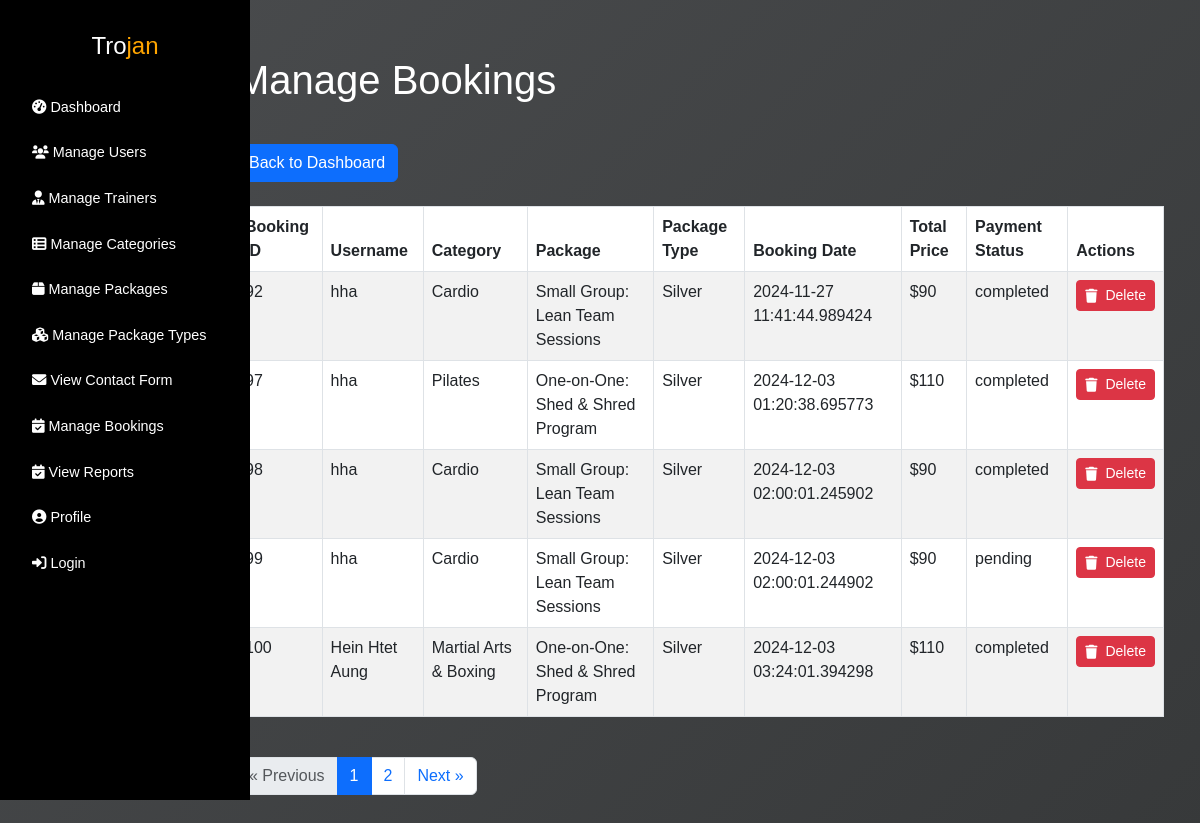
/viewbookings, run on the app's committed database.
### tables this page shows
CREATE TABLE "bookings" (
	"bookingid"	INTEGER,
	"userid"	INT,
	"categoryid"	INT,
	"categoryname"	VARCHAR(255),
	"packagesid"	INT,
	"packagename"	VARCHAR(255),
	"packagetypeid"	INT,
	"packagetypename"	VARCHAR(255),
	"booking_date"	DATETIME DEFAULT CURRENT_TIMESTAMP,
	"total_price"	DECIMAL(10, 2),
	"status"	VARCHAR(50),
	"invoice_path"	VARCHAR(255),
	"username"	VARCHAR(255),
	"payment_method"	VARCHAR(50),
	"payment_date"	DATETIME,
	"payment_amount"	DECIMAL(10, 2),
	"payment_status"	VARCHAR(20) DEFAULT 'pending',
	"trainerid"	INTEGER,
	"timeid"	INT, trainername VARCHAR(255), name TEXT NOT NULL DEFAULT '', description TEXT NOT NULL DEFAULT '',
	PRIMARY KEY("bookingid" AUTOINCREMENT),
	FOREIGN KEY("categoryid") REFERENCES "categories"("categoryid"),
	FOREIGN KEY("packagesid") REFERENCES "packages"("packagesid"),
	FOREIGN KEY("packagetypeid") REFERENCES "package_types"("packagetypeid"),
	FOREIGN KEY("timeid") REFERENCES "times"("timeid"),
	FOREIGN KEY("trainerid") REFERENCES "trainers"("trainerid"),
	FOREIGN KEY("userid") REFERENCES "users"("userid")
);

### app.py (the view)
@app.route("/viewbookings")
def viewbookings():
    adminid = session.get('adminid')
    page = request.args.get('page', 1, type=int)
    per_page = 5  # Number of records per page
    offset = (page - 1) * per_page  # Calculate the offset for the query
    connection = sqlite3.connect("Trojan.db")
    connection.row_factory = sqlite3.Row
    cursor = connection.cursor()
    cursor.execute("SELECT * FROM bookings LIMIT ? OFFSET ?", (per_page, offset))
    bookings = cursor.fetchall()
    cursor.execute("SELECT COUNT(*) FROM bookings")
    total_bookings = cursor.fetchone()[0]
    total_pages = (total_bookings // per_page) + (1 if total_bookings % per_page > 0 else 0)
    start_page = max(1, page - 1)
    end_page = min(total_pages, page + 1)
    page_range = list(range(start_page, end_page + 1))  # List of page numbers
    connection.close()
    return render_template(
        "managebookings.html",
        bookings=bookings,
        adminid=adminid,
        current_page=page,
        total_pages=total_pages,
        page_range=page_range  # Pass the page range to the template
    )

### templates/managebookings.html (shortened to what this page needs)
{% extends "layout.html" %}  {% block content %}
<div class="container mt-4">
  <h1 class="mb-4" style="color: white">Manage Bookings</h1>
  <a href="{{ url_for('admindashboard') }}" class="btn btn-primary mt-3"
    >Back to Dashboard</a
  >
  <br /><br />
  {% if bookings %}
  <div class="table-responsive">
    <table class="table table-bordered table-striped">
      <thead class="thead-dark">
        <tr>
          <th>Booking ID</th>
          <th>Username</th>
          <th>Category</th>
          <th>Package</th>
          <th>Package Type</th>
          <th>Booking Date</th>
          <th>Total Price</th>
          <th>Payment Status</th>
          <th>Actions</th>
        </tr>
      </thead>
      <tbody>
        {% for booking in bookings %}
        <tr>
          <td>{{ booking['bookingid'] }}</td>
          <td>{{ booking['username'] }}</td>
          <td>{{ booking['categoryname'] }}</td>
          <td>{{ booking['packagename'] }}</td>
          <td>{{ booking['packagetypename'] }}</td>
          <td>{{ booking['booking_date'] }}</td>
          <td>${{ booking['total_price'] }}</td>
          <td>{{ booking['payment_status'] }}</td>
          <td>
            <form
              action="{{ url_for('delete_bookings', bookingid=booking['bookingid']) }}"
              method="post"
              style="display: inline"
            >
              <button
                type="submit"
                class="btn btn-danger btn-sm d-flex align-items-center"
                onclick="return confirm('Are you sure you want to delete this booking?');"
              >
                <i class="fas fa-trash me-2"></i>
                Delete
              </button>
            </form>
          </td>
        </tr>
        {% endfor %}
      </tbody>
    </table>
  </div>
  <div class="pagination mt-4">
    {% if total_pages > 1 %}
    <nav aria-label="Page navigation">
      <ul class="pagination justify-content-center">
        {% if current_page > 1 %}
        <li class="page-item">
          <a
            class="page-link"
            href="{{ url_for('viewbookings', page=current_page - 1) }}"
            aria-label="Previous"
          >
            <span aria-hidden="true">&laquo; Previous</span>
          </a>
        </li>
        {% else %}
        <li class="page-item disabled">
          <a class="page-link" href="#" tabindex="-1" aria-disabled="true"
            >&laquo; Previous</a
          >
        </li>
        {% endif %}
        {% for page in page_range %}
        <li class="page-item {% if page == current_page %}active{% endif %}">
          <a class="page-link" href="{{ url_for('viewbookings', page=page) }}"
            >{{ page }}</a
          >
        </li>
        {% endfor %}
        {% if current_page < total_pages %}
        <li class="page-item">
          <a
            class="page-link"
            href="{{ url_for('viewbookings', page=current_page + 1) }}"
            aria-label="Next"
          >
            <span aria-hidden="true">Next &raquo;</span>
          </a>
        </li>
        {% else %}
        <li class="page-item disabled">
          <a class="page-link" href="#" tabindex="-1" aria-disabled="true"
            >Next &raquo;</a
          >
        </li>
        {% endif %}
      </ul>
    </nav>
    {% endif %}
  </div>
  {% else %}
  <p>No bookings found.</p>
  {% endif %}
</div>
{% endblock %}

### static/css/layout.css (style rules this page uses)
body { font-family: Arial, sans-serif; margin: 0; background: linear-gradient(135deg, #4a4c4e 0%, #37393a 100%) no-repeat center center fixed; }

### data on the page
bookings: bookingid "92", username "hha", categoryname "Cardio", packagename "Small Group: Lean Team Sessions", packagetypename "Silver", booking_date "2024-11-27 11:41:44.989424", total_price "90", payment_status "completed"
bookings: bookingid "97", username "hha", categoryname "Pilates", packagename "One-on-One: Shed & Shred Program", packagetypename "Silver", booking_date "2024-12-03 01:20:38.695773", total_price "110", payment_status "completed"
bookings: bookingid "98", username "hha", categoryname "Cardio", packagename "Small Group: Lean Team Sessions", packagetypename "Silver", booking_date "2024-12-03 02:00:01.245902", total_price "90", payment_status "completed"
bookings: bookingid "99", username "hha", categoryname "Cardio", packagename "Small Group: Lean Team Sessions", packagetypename "Silver", booking_date "2024-12-03 02:00:01.244902", total_price "90", payment_status "pending"
bookings: bookingid "100", username "Hein Htet Aung", categoryname "Martial Arts & Boxing", packagename "One-on-One: Shed & Shred Program", packagetypename "Silver", booking_date "2024-12-03 03:24:01.394298", total_price "110", payment_status "completed"

### other printed values
{{ page }} "1" "2"
